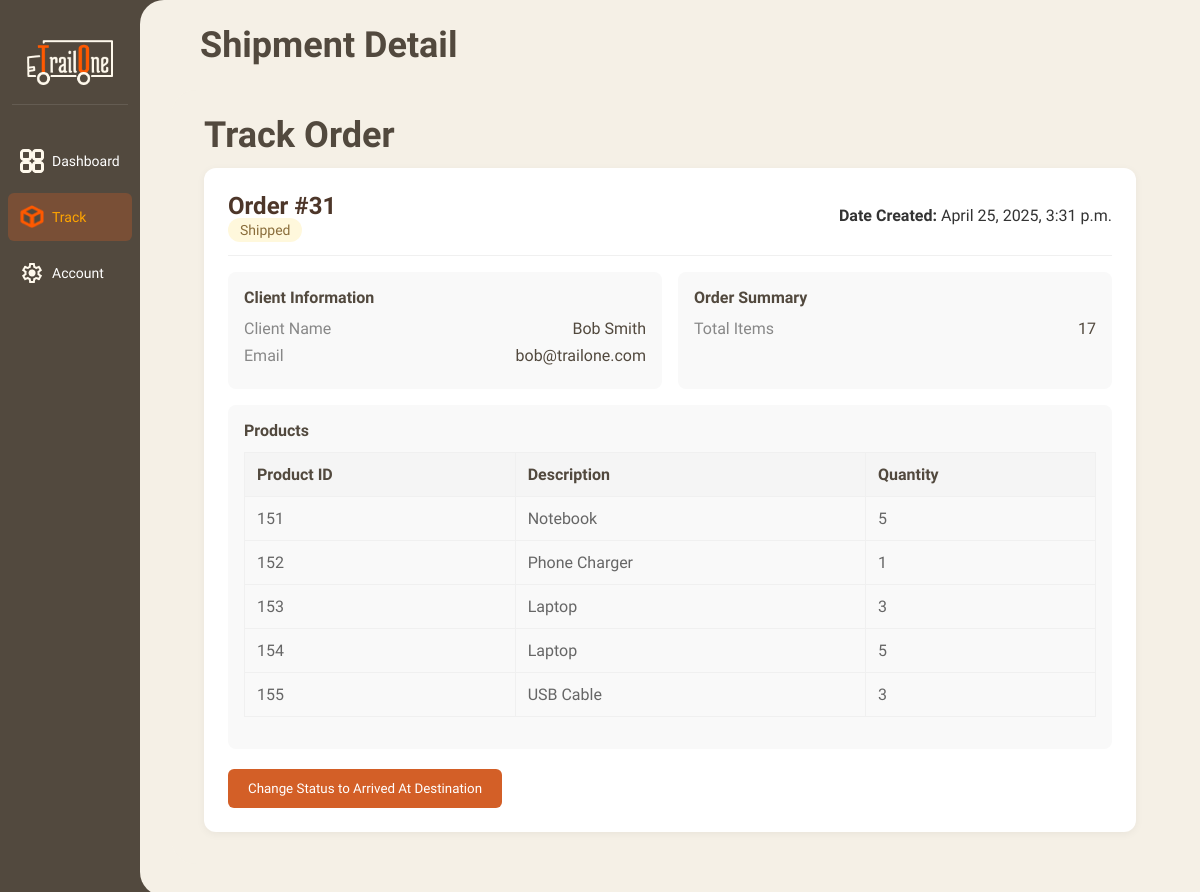
/orders/track/31/ (signed in), run on the app's committed database.
### order/models.py (models this page shows, shortened)
class Shipment(models.Model):
    shipment_id = models.AutoField(primary_key=True)
    user = models.ForeignKey(Users, db_column="user_id", on_delete=models.CASCADE)  # Use Users model instead of the default User
    status = models.CharField(max_length=50, null=True, blank=True)
    created_at = models.DateTimeField(auto_now_add=True)  # Automatically set the timestamp when created
    updated_at = models.DateTimeField(auto_now=True)      # Automatically set the timestamp when updated

class ShipmentItem(models.Model):
    shipment = models.ForeignKey(Shipment, on_delete=models.CASCADE, related_name='items')  # Removed null=True, blank=True
    description = models.TextField(null=True, blank=True)
    quantity = models.IntegerField(null=True, blank=True)
    missing = models.IntegerField(null=True, blank=True)
    created_at = models.DateTimeField(auto_now_add=True)  # Automatically set the timestamp when created
    updated_at = models.DateTimeField(auto_now=True)      # Automatically set the timestamp when updated

### authentication/models.py (models this page shows, shortened)
class Users(AbstractBaseUser, PermissionsMixin):
    user_id = models.AutoField(primary_key=True)
    name = models.CharField(max_length=100, null=True, blank=True)
    role = models.CharField(max_length=50, null=True, blank=True)
    email = models.EmailField(max_length=100, unique=True, null=True, blank=True)
    password_hash = models.CharField(max_length=255, null=True, blank=True)
    is_active = models.BooleanField(default=True)
    is_staff = models.BooleanField(default=False)
    objects = CustomUserManager()
    USERNAME_FIELD = 'email'
    REQUIRED_FIELDS = ['name']
    class Meta:
        db_table = 'Users'
        verbose_name_plural = 'Users'

### order/views.py (the view)
# urls.py: path('orders/track/<int:id>/', views.view_track_order_detail, name='view_track_order_detail'),
def view_track_order_detail(request, id):
    if not request.session.get('user_id'):
        return redirect('login')
    try:
        shipment = Shipment.objects.get(shipment_id=id)
    except Shipment.DoesNotExist:
        return HttpResponseNotFound("Http Response 404: Shipment not found.")
    if request.session.get('user_role') == 'CLIENT':
        if shipment.user_id != request.session.get('user_id'):
            raise PermissionDenied("You are not allowed to view this shipment.")
    STATUS_SEQUENCE = ['shipped', 'arrived_at_destination', 'unloading_for_inspection', 'under_review']
    if shipment.status != 'under_review':
        try:
            current_status_index = STATUS_SEQUENCE.index(shipment.status)
            next_status = STATUS_SEQUENCE[current_status_index + 1] if current_status_index + 1 < len(STATUS_SEQUENCE) else None
        except ValueError:
            next_status = None
    else:
        next_status = None
    total_missing = sum(item.missing for item in shipment.items.all())
    total_quantity = sum(item.quantity for item in shipment.items.all())
    return render(request, 'orders/view_track_order_detail.html', {
        'shipment': shipment,
        'next_status': next_status,
        'total_quantity': total_quantity,
        'missing_quantity': total_missing,
    })

### order/templates/orders/view_track_order_detail.html (shortened to what this page needs)
{% extends 'base.html' %}
{% block page_name %}Shipment Detail{% endblock %}
{% block content %}
<div class="main-content">
    <div class="content-wrapper">
      <h1 class="page-title">Track Order</h1>
      <div class="order-details-container">
        <div class="order-header">
          <div>
            <h2 style="color: #4d3629; font-size: 24px;">Order #{{ shipment.shipment_id }}</h2>
              <span class="status-badge {% if shipment.status == 'delivered' %}status-completed{% else %}status-pending{% endif %}" id="order-status-badge">
                {% if shipment.status == 'shipped' %}
                  Shipped
                {% elif shipment.status == 'arrived_at_destination' %}
                  Arrived At Destination
                {% elif shipment.status == 'unloading_for_inspection' %}
                  Unloading For Inspection
                {% elif shipment.status == 'under_review' %}
                  Under Review
                {% elif shipment.status == 'delivered' %}
                  Delivered
                {% elif shipment.status == 'pending' %}
                  Pending
                {% else %}
                  {{ shipment.status|title }}
                {% endif %}
              </span>
          </div>
          <div>
            <strong>Date Created:</strong> {{ shipment.created_at }}
          </div>
        </div>
        <div class="order-details-section">
          <div class="details-card">
            <h3>Client Information</h3>
            <div class="details-item">
              <span class="label">Client Name</span>
              <span>{{ shipment.user.name }}</span>
            </div>
            <div class="details-item">
              <span class="label">Email</span>
              <span>{{ shipment.user.email }}</span>
            </div>
          </div>
          <div class="details-card">
            <h3>Order Summary</h3>
            <div class="details-item">
              <span class="label">Total Items</span>
              <span id="total-items">{{ total_quantity }}</span>
            </div>
          </div>
        </div>
        <div class="order-details-section" style="grid-template-columns: 1fr;">
          <div class="details-card">
            <h3>Products</h3>
            <table class="products-table">
                <thead>
                    <tr>
                      <th>Product ID</th>
                      <th>Description</th>
                      <th>Quantity</th>
                    </tr>
                  </thead>
                  <tbody id="products-tbody">
                    {% for item in shipment.items.all %}
                      <tr data-item-id="{{ item.id }}">
                        <td>{{ item.id }}</td>
                        <td>{{ item.description }}</td>
                        <td>{{ item.quantity }}</td>
                      </tr>
                    {% endfor %}
                  </tbody>
            </table>
          </div>
        </div>
        <div class="action-buttons">
            {% if shipment.status != 'under_review' and shipment.status != 'delivered' %}
                {% if next_status %}
                    <form method="POST" id="change-status-form" action="{% url 'change_shipment_status' shipment_id=shipment.shipment_id %}">
                        <button type="button" class="btn btn-primary" onclick="confirmChangeStatus()">
                            Change Status to
                            {% if next_status == 'shipped' %}
                                Shipped
                            {% elif next_status == 'arrived_at_destination' %}
                                Arrived At Destination
                            {% elif next_status == 'unloading_for_inspection' %}
                                Unloading For Inspection
                            {% elif next_status == 'under_review' %}
                                Under Review
                            {% elif next_status == 'delivered' %}
                                Delivered
                            {% elif next_status == 'pending' %}
                                Pending
                            {% else %}
                                {{ next_status|title }}
                            {% endif %}
                        </button>
                    </form>
                {% endif %}
            {% endif %}
        </div>
      </div>
    </div>
  </div>
{% endblock %}

### order/static/css/style2.css (style rules this page uses)
* { margin: 0; padding: 0; box-sizing: border-box; font-family: 'Quicksand', sans-serif; }
table { width: 100%; border-collapse: collapse; }
thead { background-color: #f9f9f9; }
th { text-align: left; padding: 15px; border-bottom: 1px solid #e0e0e0; font-weight: 600; color: #555; }
td { padding: 15px; border-bottom: 1px solid #e0e0e0; color: #666; }
body { background-color: #52493E; color: #333; height: 100vh; display: flex; overflow: hidden; }
.main-content { flex: 1; background-color: #f5f0e6; border-radius: 24px 0 0 24px; overflow: auto; }
.content-wrapper { padding-top: 24px; padding-left: 12px; }
.page-title { font-size: 36px; font-weight: bold; color: #52493E; margin-bottom: 12px; }
.status-badge { padding: 4px 12px; border-radius: 9999px; font-size: 14px; }
.status-pending { background-color: #fff8dc; color: #8a6d3b; }
.order-details-container { background-color: white; border-radius: 12px; padding: 24px; box-shadow: 0 2px 8px rgba(0, 0, 0, 0.05); }
.order-header { display: flex; justify-content: space-between; align-items: center; border-bottom: 1px solid #f0f0f0; padding-bottom: 16px; margin-bottom: 16px; }
.order-details-section { display: grid; grid-template-columns: 1fr 1fr; gap: 16px; margin-bottom: 16px; }
.details-card { background-color: #f9f9f9; border-radius: 8px; padding: 16px; }
.details-card h3 { margin-bottom: 12px; color: #52493E; font-size: 16px; }
.details-item { display: flex; justify-content: space-between; margin-bottom: 8px; color: #52493E; }
.details-item .label { color: #888; }
.products-table { width: 100%; border-collapse: collapse; }
.products-table th, .products-table td { border: 1px solid #f0f0f0; padding: 8px; text-align: left; }
.products-table th { background-color: #f5f5f5; color: #52493E; }
.action-buttons { display: flex; justify-content: flex-end; gap: 12px; margin-top: 16px; }
.btn { padding: 8px 16px; border-radius: 6px; border: none; cursor: pointer; }
.btn-primary { background-color: #d35f27; color: white; }
* { margin: 0; padding: 0; box-sizing: border-box; font-family: 'Sen'; }
.content-wrapper { padding-top: 24px; padding-left: 32px; padding-right: 32px; padding-bottom: 32px; }
.page-title { font-size: 36px; font-weight: bold; color: #52493E; margin-bottom: 24px; }
.btn { padding: 12px 20px; border-radius: 6px; border: none; cursor: pointer; font-weight: 500; }
.action-buttons { display: flex; justify-content: flex-end; gap: 12px; margin-top: 24px; }
.products-table { width: 100%; border-collapse: collapse; margin-bottom: 16px; }
.products-table th, .products-table td { border: 1px solid #f0f0f0; padding: 12px; text-align: left; }
.content-wrapper { padding-top: 24px; padding-left: 32px; }

### order/templates/orders/view_track_order_detail.html (style rules this page uses)
.action-buttons { display: flex; justify-content: space-between; align-items: center; margin-top: 20px; }

### data on the page
Shipment: shipment_id "31", created_at "April 25, 2025, 3:31 p.m.", user.name "Bob Smith", user.email "bob@trailone.com"
ShipmentItem: id "151", description "Notebook", quantity "5"
ShipmentItem: id "152", description "Phone Charger", quantity "1"
ShipmentItem: id "153", description "Laptop", quantity "3"
ShipmentItem: id "154", description "Laptop", quantity "5"
ShipmentItem: id "155", description "USB Cable", quantity "3"

### other printed values
{{ total_quantity }} "17"
